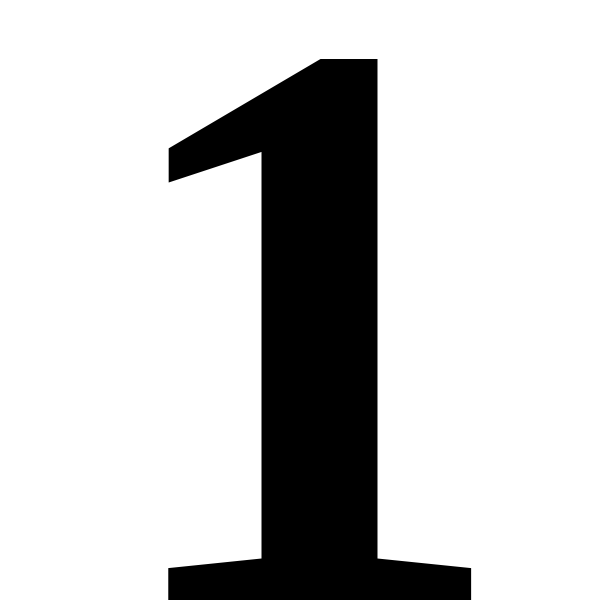
#> input picture testImages/one.png, 1200 x 1200 px (shown at 1/2 size)
$ python -i imageOverlayNotes.py   (imports and definitions only)
#> lines starting #> are read from the running program, lines starting #| are printed output that depends on the picture; pictures that were not available may be replaced by others from this repository, and a replacement may not be noted
'''
By Joey Le
This is a file to learn how to insert an image on top of another image to display in a Tkinter Window
Additionally, this uses radio buttons so this file contains info on how to use them.
'''

''' Function to create image overlapping another image'''
def formImage():
    # Get the images like in the other Notes files
    cwd = os.getcwd()
    path1 = cwd + "/testImages/one.png"
    path2 = cwd + "/testImages/two.png"
    path3 = cwd + "/testImages/three.png"
    print(path1)
    openImage1 = Image.open(path1)
#> openImage1 is the input picture: PIL image 1200x1200 RGBA; mean R, G, B, A 0, 0, 0, 51.6
    openImage2 = Image.open(path2)
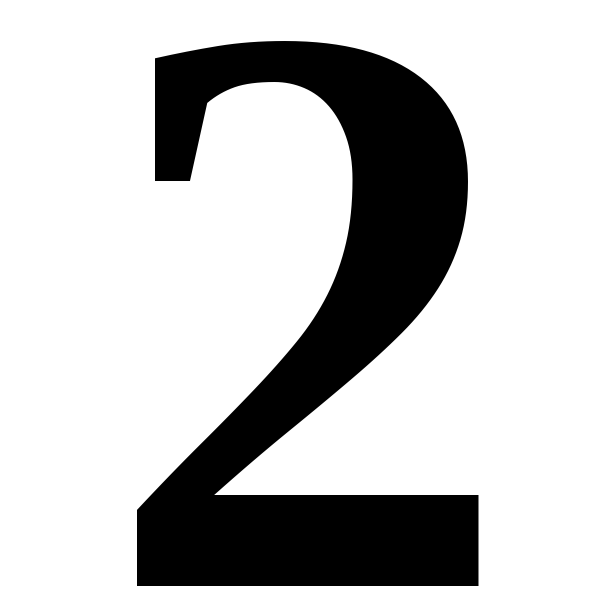
#> input picture testImages/two.png, 1200 x 1200 px (shown at 1/2 size)
#> openImage2 is the input picture: PIL image 1200x1200 RGBA; mean R, G, B, A 0, 0, 0, 60.9
    openImage3 = Image.open(path3)
    # Create 2 different images for each test image (large and small)
    resizeImage1L = openImage1.resize((300, 300))
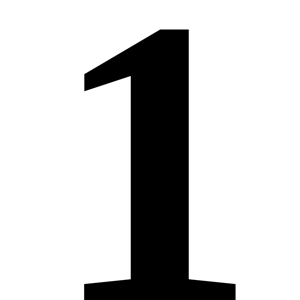
#> resizeImage1L: PIL image 300x300 RGBA; mean R, G, B, A 0, 0, 0, 51.6; transparent parts drawn white
    resizeImage2L = openImage2.resize((300, 300))
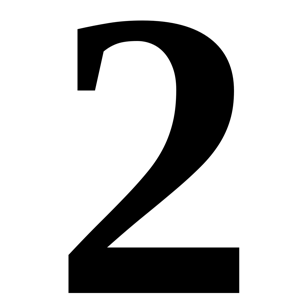
#> resizeImage2L: PIL image 300x300 RGBA; mean R, G, B, A 0, 0, 0, 60.9; transparent parts drawn white
    resizeImage3L = openImage3.resize((300, 300))
    resizeImage1S = openImage1.resize((100, 100))
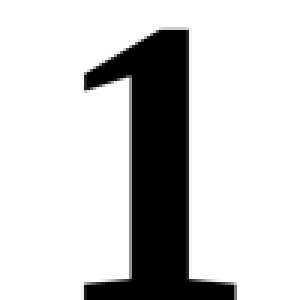
#> resizeImage1S: PIL image 100x100 RGBA (shown 3 times larger); mean R, G, B, A 0, 0, 0, 51.6; transparent parts drawn white
    resizeImage2S = openImage2.resize((100, 100))
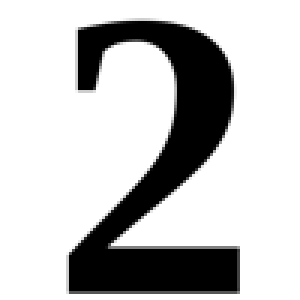
#> resizeImage2S: PIL image 100x100 RGBA (shown 3 times larger); mean R, G, B, A 0, 0, 0, 60.9; transparent parts drawn white
    resizeImage3S = openImage3.resize((100, 100))

    # Declare the image variables that will be used
    lImage = None
    sImage = None
    # Get the radio button options with get()
    lVal = large.get()
    sVal = small.get()
    xVal = xCord.get()
    yVal = yCord.get()

    # Set the large image
    if (lVal == 1):
        lImage = resizeImage1L
    elif (lVal == 2):
        lImage = resizeImage2L
    elif (lVal == 3):
        lImage = resizeImage3L
    # Set the small image
    if (sVal == 1):
        sImage = resizeImage1S
    elif (sVal == 2):
        sImage = resizeImage2S
    elif (sVal == 3):
        sImage = resizeImage3S

    # Use .paste() to add the small image to the large image (large image calls this method)
    #   1st Parameter = small image to add
    #   2nd Parameter = tuple of the coordinates to place small image (in respects to the large image starting at (0,0) in its top left corner)
    #   3rd Parameter (Optional) = image mask used if you want it to be transparent
#> (the run stopped early here; a loop or call above may not have finished)
